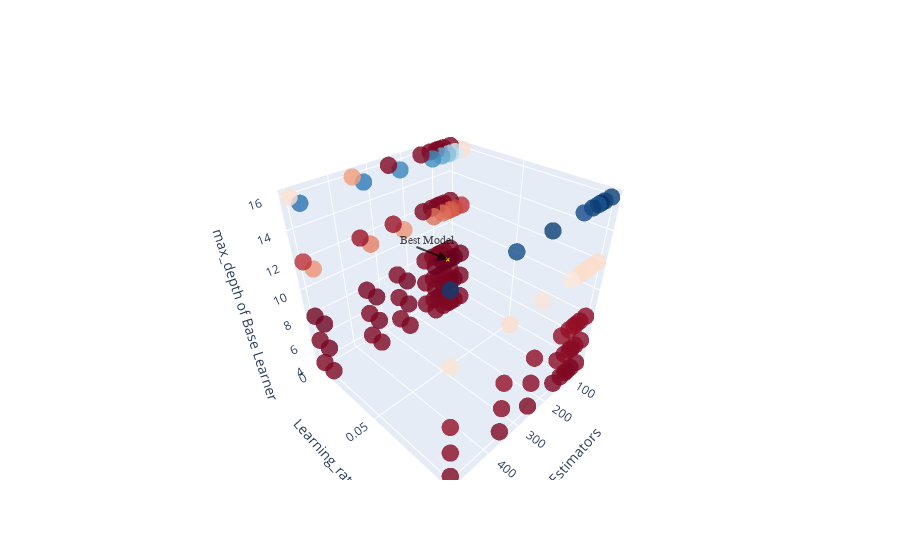

Notebook cell for this chart:
### Code cell
plot_4d(df_ref, "cost")

### Figure 1 — Plotly figure (JSON) as saved in the notebook; plotly's stock layout.template omitted (floating-point values rounded to 4 significant figures; data arrays with more than 128 entries replaced by an {"elided": "..."} marker saying what was removed)
{"data": [{"hovertemplate": "estimators: %{x}<br>learning_rate: %{y} <br>max_depth: %{z}<extra></extra>", "marker": {"color": {"elided": "135 float values"}, "colorscale": [[0, "rgb(103,0,31)"], [0.1, "rgb(178,24,43)"], [0.2, "rgb(214,96,77)"], [0.3, "rgb(244,165,130)"], [0.4, "rgb(253,219,199)"], [0.5, "rgb(247,247,247)"], [0.6, "rgb(209,229,240)"], [0.7, "rgb(146,197,222)"], [0.8, "rgb(67,147,195)"], [0.9, "rgb(33,102,172)"], [1, "rgb(5,48,97)"]], "opacity": 0.8, "size": 6}, "mode": "markers", "name": "Cost", "type": "scatter3d", "x": {"elided": "135 int values"}, "y": {"elided": "135 float values"}, "z": {"elided": "135 int values"}}, {"marker": {"color": "yellow", "colorscale": [[0, "rgb(103,0,31)"], [0.1, "rgb(178,24,43)"], [0.2, "rgb(214,96,77)"], [0.3, "rgb(244,165,130)"], [0.4, "rgb(253,219,199)"], [0.5, "rgb(247,247,247)"], [0.6, "rgb(209,229,240)"], [0.7, "rgb(146,197,222)"], [0.8, "rgb(67,147,195)"], [0.9, "rgb(33,102,172)"], [1, "rgb(5,48,97)"]], "opacity": 0.8, "size": 1.5, "symbol": "x"}, "mode": "markers", "name": "Best Model", "type": "scatter3d", "x": [100], "y": [0.01], "z": [8]}], "layout": {"scene": {"annotations": [{"align": "center", "arrowcolor": "#000000", "arrowhead": 2, "arrowsize": 1, "arrowwidth": 2, "ax": -50, "ay": -20, "font": {"color": "#000000", "family": "Courier New, monospace", "size": 12}, "opacity": 0.7, "showarrow": true, "text": "Best Model", "x": 100, "xanchor": "left", "y": 0.01, "z": 8}], "xaxis": {"title": {"text": "Estimators"}}, "yaxis": {"title": {"text": "Learning_rate"}}, "zaxis": {"title": {"text": "max_depth of Base Learner"}}}, "showlegend": false}}
